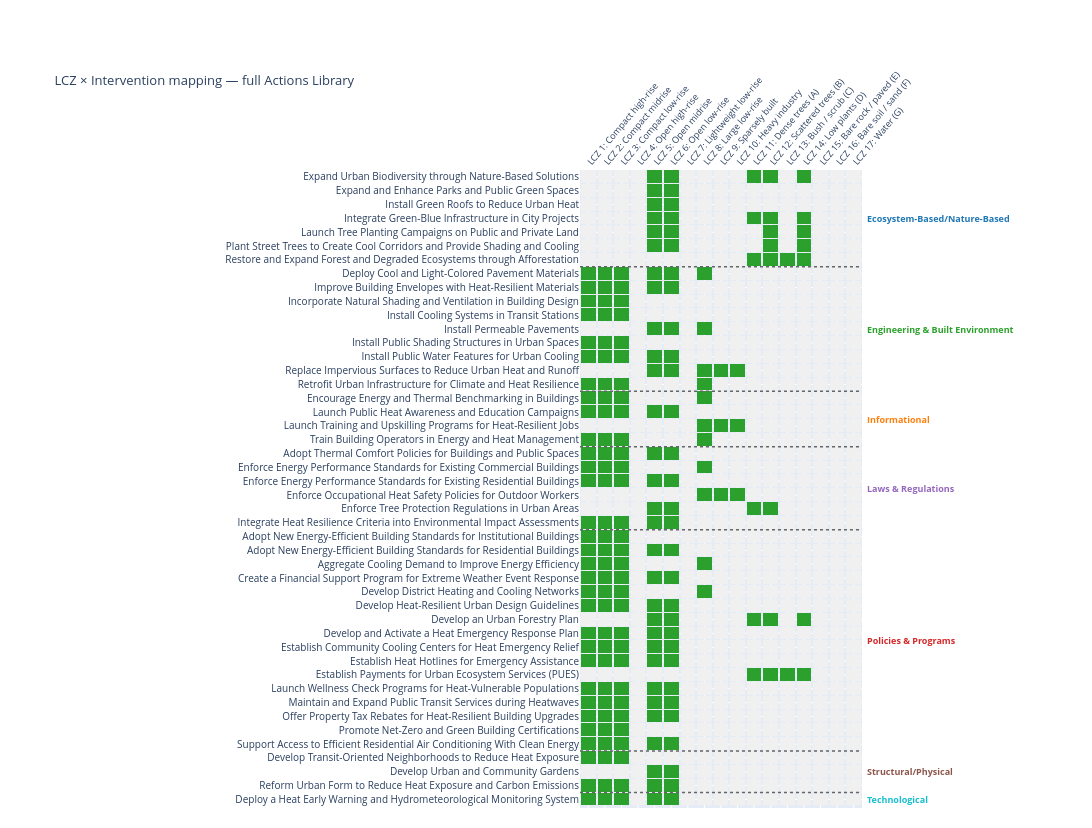

The notebook cell saved with this chart:
### Markdown cell above
## Cross-tabulation: all LCZ types × all interventions

Green cell = mapped in the Actions Library. White = no mapping.
Interventions are sorted by category; dashed lines mark category boundaries.
Category labels appear on the right margin.

### Code cell
def build_lcz_intervention_heatmap(
    lcz_interventions: dict,
    action_categories: dict,
    cat_colors: dict,
) -> go.Figure:
    """
    Heatmap: rows = interventions (full names), columns = LCZ types 1-17.
    Green = mapped, white = not mapped.
    Dashed horizontal lines + right-margin labels mark category boundaries.
    """
    all_lcz = list(range(1, 18))

    # Interventions sorted by category then name
    all_actions = sorted(
        {a for v in lcz_interventions.values() for a in v},
        key=lambda a: (action_categories.get(a, 'ZZZ'), a),
    )

    z = [
        [1 if a in lcz_interventions.get(lcz, []) else 0 for lcz in all_lcz]
        for a in all_actions
    ]

    # Single-line column labels — <sub> tags are not supported in axis ticks
    x_labels = [
        f"LCZ {lcz}: {LCZ_META.get(lcz, {}).get('label', '')}"
        for lcz in all_lcz
    ]

    fig = go.Figure(go.Heatmap(
        z=z,
        x=x_labels,
        y=all_actions,          # full names, no truncation
        colorscale=[[0, '#f0f0f0'], [1, '#2ca02c']],
        showscale=False,
        xgap=2,
        ygap=1,
        hovertemplate='<b>%{y}</b><br>%{x}<br>Mapped: %{z}<extra></extra>',
    ))

    n_actions = len(all_actions)

    # ── Category boundary lines and right-margin labels ───────────────────────
    cat_blocks = []
    cur_cat, block_start = None, 0
    for i, action in enumerate(all_actions):
        cat = action_categories.get(action, 'Other')
        if cat != cur_cat:
            if cur_cat is not None:
                cat_blocks.append((cur_cat, block_start, i - 1))
                fig.add_shape(
                    type='line',
                    xref='paper', yref='y',
                    x0=0, x1=1,
                    y0=i - 0.5, y1=i - 0.5,
                    line=dict(color='#666', width=1.5, dash='dot'),
                    layer='above',
                )
            cur_cat, block_start = cat, i
    cat_blocks.append((cur_cat, block_start, n_actions - 1))

    for cat, start, end in cat_blocks:
        fig.add_annotation(
            xref='paper', yref='y',
            x=1.01, y=(start + end) / 2,
            text=f'<b>{cat}</b>',
            showarrow=False,
            xanchor='left',
            font=dict(size=9, color=cat_colors.get(cat, '#444')),
        )

    # ── Layout ────────────────────────────────────────────────────────────────
    fig.update_layout(
        title=dict(text='LCZ \u00d7 Intervention mapping \u2014 full Actions Library', font_size=13),
        height=max(750, 18 * n_actions),
        width=1500,
        xaxis=dict(
            side='top',
            tickfont=dict(size=9),
            tickangle=-50,
        ),
        yaxis=dict(
            tickfont=dict(size=10),
            autorange='reversed',
        ),
        margin=dict(l=580, r=230, t=170, b=20),
    )
    return fig


fig3 = build_lcz_intervention_heatmap(LCZ_INTERVENTIONS, ACTION_CATEGORIES, CAT_COLORS)
fig3.show()

### Figure 1 — Plotly figure (JSON) as saved in the notebook; plotly's stock layout.template omitted (floating-point values rounded to 4 significant figures; data arrays with more than 128 entries replaced by an {"elided": "..."} marker saying what was removed)
{"data": [{"colorscale": [[0, "#f0f0f0"], [1, "#2ca02c"]], "hovertemplate": "<b>%{y}</b><br>%{x}<br>Mapped: %{z}<extra></extra>", "showscale": false, "type": "heatmap", "x": ["LCZ 1: Compact high-rise", "LCZ 2: Compact midrise", "LCZ 3: Compact low-rise", "LCZ 4: Open high-rise", "LCZ 5: Open midrise", "LCZ 6: Open low-rise", "LCZ 7: Lightweight low-rise", "LCZ 8: Large low-rise", "LCZ 9: Sparsely built", "LCZ 10: Heavy industry", "LCZ 11: Dense trees (A)", "LCZ 12: Scattered trees (B)", "LCZ 13: Bush / scrub (C)", "LCZ 14: Low plants (D)", "LCZ 15: Bare rock / paved (E)", "LCZ 16: Bare soil / sand (F)", "LCZ 17: Water (G)"], "xgap": 2, "y": ["Expand Urban Biodiversity through Nature-Based Solutions", "Expand and Enhance Parks and Public Green Spaces", "Install Green Roofs to Reduce Urban Heat", "Integrate Green-Blue Infrastructure in City Projects", "Launch Tree Planting Campaigns on Public and Private Land", "Plant Street Trees to Create Cool Corridors and Provide Shading and Cooling", "Restore and Expand Forest and Degraded Ecosystems through Afforestation", "Deploy Cool and Light-Colored Pavement Materials", "Improve Building Envelopes with Heat-Resilient Materials", "Incorporate Natural Shading and Ventilation in Building Design", "Install Cooling Systems in Transit Stations", "Install Permeable Pavements", "Install Public Shading Structures in Urban Spaces", "Install Public Water Features for Urban Cooling", "Replace Impervious Surfaces to Reduce Urban Heat and Runoff", "Retrofit Urban Infrastructure for Climate and Heat Resilience", "Encourage Energy and Thermal Benchmarking in Buildings", "Launch Public Heat Awareness and Education Campaigns", "Launch Training and Upskilling Programs for Heat-Resilient Jobs", "Train Building Operators in Energy and Heat Management", "Adopt Thermal Comfort Policies for Buildings and Public Spaces", "Enforce Energy Performance Standards for Existing Commercial Buildings", "Enforce Energy Performance Standards for Existing Residential Buildings", "Enforce Occupational Heat Safety Policies for Outdoor Workers", "Enforce Tree Protection Regulations in Urban Areas", "Integrate Heat Resilience Criteria into Environmental Impact Assessments", "Adopt New Energy-Efficient Building Standards for Institutional Buildings", "Adopt New Energy-Efficient Building Standards for Residential Buildings", "Aggregate Cooling Demand to Improve Energy Efficiency", "Create a Financial Support Program for Extreme Weather Event Response", "Develop District Heating and Cooling Networks", "Develop Heat-Resilient Urban Design Guidelines", "Develop an Urban Forestry Plan", "Develop and Activate a Heat Emergency Response Plan", "Establish Community Cooling Centers for Heat Emergency Relief", "Establish Heat Hotlines for Emergency Assistance", "Establish Payments for Urban Ecosystem Services (PUES)", "Launch Wellness Check Programs for Heat-Vulnerable Populations", "Maintain and Expand Public Transit Services during Heatwaves", "Offer Property Tax Rebates for Heat-Resilient Building Upgrades", "Promote Net-Zero and Green Building Certifications", "Support Access to Efficient Residential Air Conditioning With Clean Energy", "Develop Transit-Oriented Neighborhoods to Reduce Heat Exposure", "Develop Urban and Community Gardens", "Reform Urban Form to Reduce Heat Exposure and Carbon Emissions", "Deploy a Heat Early Warning and Hydrometeorological Monitoring System"], "ygap": 1, "z": {"elided": "46x17 int values"}}], "layout": {"annotations": [{"font": {"color": "#1f77b4", "size": 9}, "showarrow": false, "text": "<b>Ecosystem-Based/Nature-Based</b>", "x": 1.01, "xanchor": "left", "xref": "paper", "y": 3, "yref": "y"}, {"font": {"color": "#2ca02c", "size": 9}, "showarrow": false, "text": "<b>Engineering & Built Environment</b>", "x": 1.01, "xanchor": "left", "xref": "paper", "y": 11, "yref": "y"}, {"font": {"color": "#ff7f0e", "size": 9}, "showarrow": false, "text": "<b>Informational</b>", "x": 1.01, "xanchor": "left", "xref": "paper", "y": 17.5, "yref": "y"}, {"font": {"color": "#9467bd", "size": 9}, "showarrow": false, "text": "<b>Laws & Regulations</b>", "x": 1.01, "xanchor": "left", "xref": "paper", "y": 22.5, "yref": "y"}, {"font": {"color": "#d62728", "size": 9}, "showarrow": false, "text": "<b>Policies & Programs</b>", "x": 1.01, "xanchor": "left", "xref": "paper", "y": 33.5, "yref": "y"}, {"font": {"color": "#8c564b", "size": 9}, "showarrow": false, "text": "<b>Structural/Physical</b>", "x": 1.01, "xanchor": "left", "xref": "paper", "y": 43, "yref": "y"}, {"font": {"color": "#17becf", "size": 9}, "showarrow": false, "text": "<b>Technological</b>", "x": 1.01, "xanchor": "left", "xref": "paper", "y": 45, "yref": "y"}], "height": 828, "margin": {"b": 20, "l": 580, "r": 230, "t": 170}, "shapes": [{"layer": "above", "line": {"color": "#666", "dash": "dot", "width": 1.5}, "type": "line", "x0": 0, "x1": 1, "xref": "paper", "y0": 6.5, "y1": 6.5, "yref": "y"}, {"layer": "above", "line": {"color": "#666", "dash": "dot", "width": 1.5}, "type": "line", "x0": 0, "x1": 1, "xref": "paper", "y0": 15.5, "y1": 15.5, "yref": "y"}, {"layer": "above", "line": {"color": "#666", "dash": "dot", "width": 1.5}, "type": "line", "x0": 0, "x1": 1, "xref": "paper", "y0": 19.5, "y1": 19.5, "yref": "y"}, {"layer": "above", "line": {"color": "#666", "dash": "dot", "width": 1.5}, "type": "line", "x0": 0, "x1": 1, "xref": "paper", "y0": 25.5, "y1": 25.5, "yref": "y"}, {"layer": "above", "line": {"color": "#666", "dash": "dot", "width": 1.5}, "type": "line", "x0": 0, "x1": 1, "xref": "paper", "y0": 41.5, "y1": 41.5, "yref": "y"}, {"layer": "above", "line": {"color": "#666", "dash": "dot", "width": 1.5}, "type": "line", "x0": 0, "x1": 1, "xref": "paper", "y0": 44.5, "y1": 44.5, "yref": "y"}], "title": {"font": {"size": 13}, "text": "LCZ × Intervention mapping — full Actions Library"}, "width": 1500, "xaxis": {"side": "top", "tickangle": -50, "tickfont": {"size": 9}}, "yaxis": {"autorange": "reversed", "tickfont": {"size": 10}}}}
